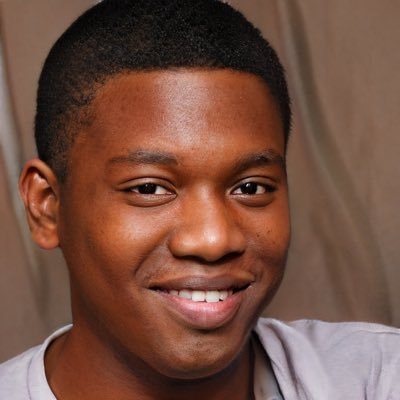
#> input picture day_1/media/GAN_detection_test_images/LHqV1HoV_400x400.jpg, 400 x 400 px; its folder holds only this picture in this run
$ python GAN_face_image_eye_detection.py
#> lines starting #> are read from the running program, lines starting #| are printed output that depends on the picture
import os
import random

import numpy as np
import cv2

haarcascade_classifiers_dir = "../local/py3_venv/lib/python3.8/site-packages/cv2/data/"

face_cascade = cv2.CascadeClassifier(haarcascade_classifiers_dir + "haarcascade_frontalface_default.xml")
eye_cascade = cv2.CascadeClassifier(haarcascade_classifiers_dir + "haarcascade_eye.xml")

images = {}

for img_file in os.listdir("media/GAN_detection_test_images"):

    if img_file == ".DS_Store":
        continue
    images[img_file] = cv2.imread("media/GAN_detection_test_images/" + img_file)

for name, img in images.items():

    gray = cv2.cvtColor(img, cv2.COLOR_BGR2GRAY)

    faces = face_cascade.detectMultiScale(gray, 1.3, 5)

    for (x, y, w, h) in faces:

        cv2.rectangle(img, (x, y), (x + w, y + h), (255, 0, 0), 2)

        face_x = x
        face_y = y
        face_w = w
        face_h = h

        roi_gray = gray[y:y + h, x:x + w]
        roi_color = img[y:y + h, x:x + w]

        eyes = eye_cascade.detectMultiScale(roi_gray)

        # groups of two rectangles that are likely to be a pair of eyes
        eye_pairs = []
        over_laps = []

        for (ex, ey, ew, eh) in eyes:

            eye_rectangle = [ex, ey, ex + ew, ey + eh]

            horizontal_cousins_count = 0

            for (c_ex, c_ey, c_ew, c_eh) in eyes:

                test_rectangle = [c_ex, c_ey, c_ex + c_ew, c_ey + c_eh]
                if eye_rectangle == test_rectangle:
                    # same rectangle
                    continue

                # filter out rectangles that have overlaps. These probably aren't eyes
                if not (eye_rectangle[0] >= test_rectangle[2] or
                        eye_rectangle[2] <= test_rectangle[0] or
                        eye_rectangle[3] <= test_rectangle[1] or
                        eye_rectangle[1] >= test_rectangle[3]):
                    over_laps.append(eye_rectangle)
                    continue

                # filter out rectangles have no or more than one other rectangle on the horizontal plane
                if set(range(eye_rectangle[1], eye_rectangle[3])).intersection(set(range(test_rectangle[1], test_rectangle[3]))):
                    if horizontal_cousins_count > 0:
                        continue
                    sorted_pair = sorted([eye_rectangle, test_rectangle])
                    if sorted_pair not in eye_pairs:
                        eye_pairs.append(sorted_pair)
                    horizontal_cousins_count += 1

        # remove any pairs that have over lapping rectangles that of other "eyes"
        eye_pairs_no_overlap = list(filter(lambda pair: pair[0] not in over_laps and pair[1] not in over_laps, eye_pairs))

        vertical_mid_point = face_h / 2
        delta = -1
        most_likely_eye_pair = None
        for eye_pair in eye_pairs_no_overlap:
            mid = max(eye_pair[0][3] - ((eye_pair[0][3] - eye_pair[0][1]) / 2),
                      eye_pair[1][3] - ((eye_pair[1][3] - eye_pair[1][1]) / 2))
            if delta == -1 or abs(vertical_mid_point - mid) < delta:
                delta = abs(vertical_mid_point - mid)
                most_likely_eye_pair = eye_pair

            #k = min(map(eye_pairs_no_overlap))

        #color = (random.randrange(0,255), random.randrange(0,255), random.randrange(0,255))
        color = (0,255,0)
        cv2.rectangle(roi_color,
                      (most_likely_eye_pair[0][0], most_likely_eye_pair[0][1]),
                      (most_likely_eye_pair[0][2], most_likely_eye_pair[0][3]),
                      color,
                      2)
        cv2.rectangle(roi_color,
                      (most_likely_eye_pair[1][0], most_likely_eye_pair[1][1]),
                      (most_likely_eye_pair[1][2], most_likely_eye_pair[1][3]),
                      color,
                      2)

        #cv2.rectangle(roi_color, (ex, ey), (ex + ew, ey + eh), (0, 255, 0), 2)

    cv2.imshow(name, img[face_y:face_y+face_h, face_x:face_x+face_w])
#> this loop made 1 pass
#> (name, faces) on pass 1: ('LHqV1HoV_400x400.jpg', [[58, 78, 272, 272]])
#> pass 1, `gray = cv2.cvtColor(img, cv2.COLOR_BGR2GRAY)`:
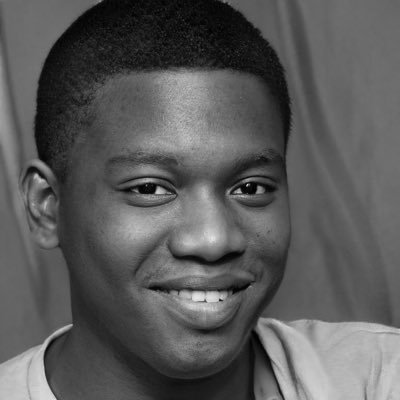
#> gray: shape (400, 400); min 0, max 231, mean 89.8
#> pass 1, `cv2.imshow(name, img[face_y:face_y+face_h, face_x:face_x+face_w])`:
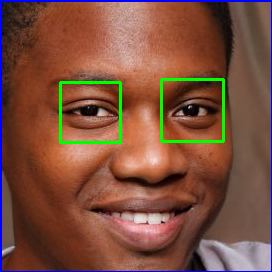
#> window 'LHqV1HoV_400x400.jpg': shape (272, 272, 3); mean B, G, R 61.9, 79.5, 124.3
#> after the loop:
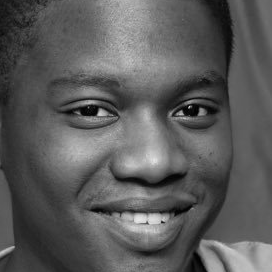
#> roi_gray: shape (272, 272); min 0, max 231, mean 91

cv2.waitKey(0)
cv2.destroyAllWindows()

$ run again, on day_1/media/GAN_detection_test_images/this-person-does-not-exist-image-4.jpg
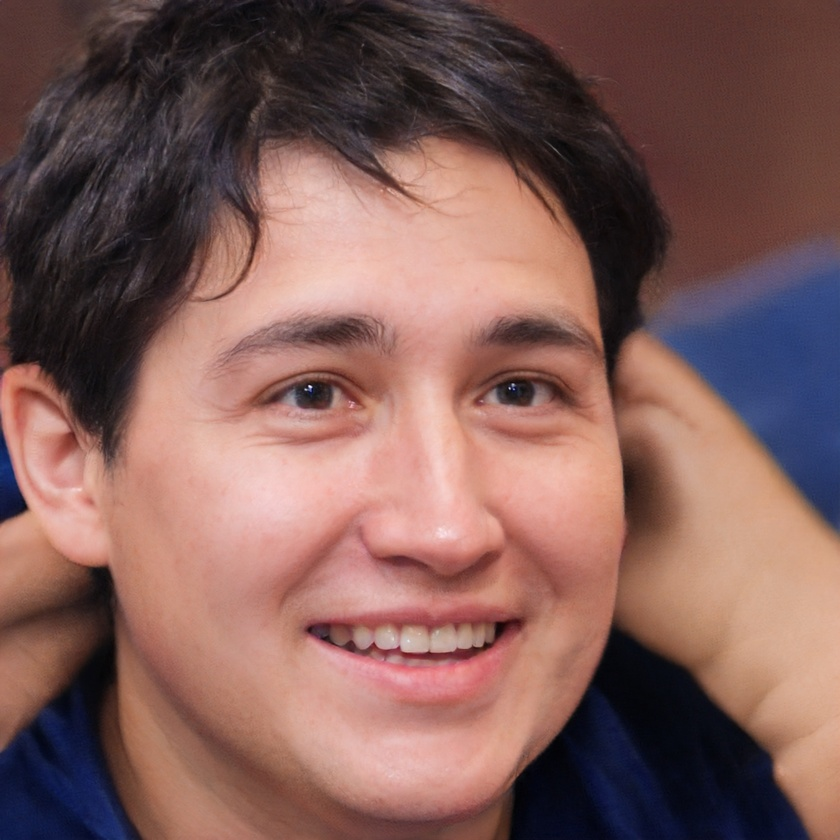
#> input picture day_1/media/GAN_detection_test_images/this-person-does-not-exist-image-4.jpg, 840 x 840 px, shrunk from 1024 x 1024 before the run
#> the loop `for name, img in images.items(): ` made 1 pass
#> (name, faces) on pass 1: ('this-person-does-not-exist-image-4.jpg', [[112, 149, 610, 610]])
#> pass 1, `gray = cv2.cvtColor(img, cv2.COLOR_BGR2GRAY)`:
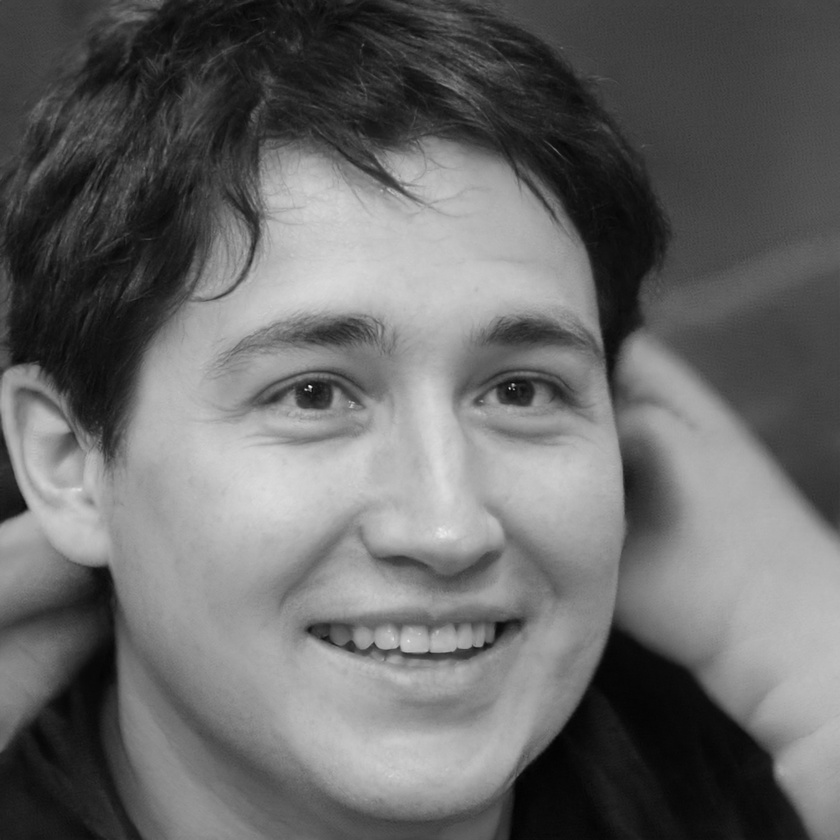
#> gray: shape (840, 840); min 1, max 247, mean 104.7
#> after the loop `for name, img in images.items():`:
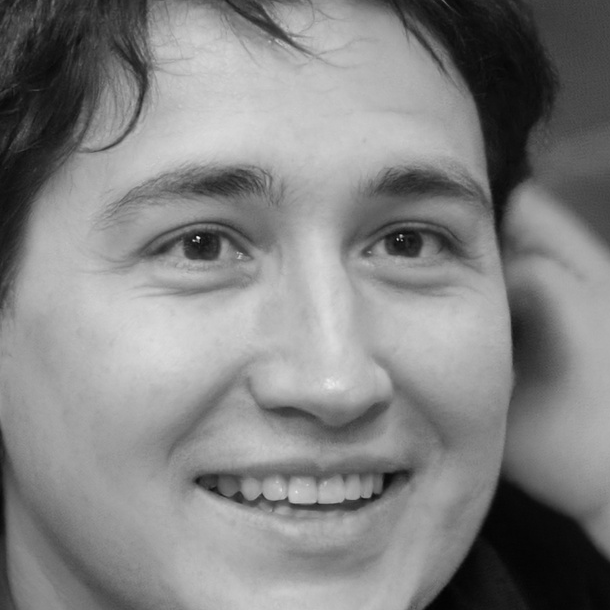
#> roi_gray: shape (610, 610); min 2, max 247, mean 131

$ run again, on day_1/media/GAN_detection_test_images/this-person-does-not-exist-image-5.jpg
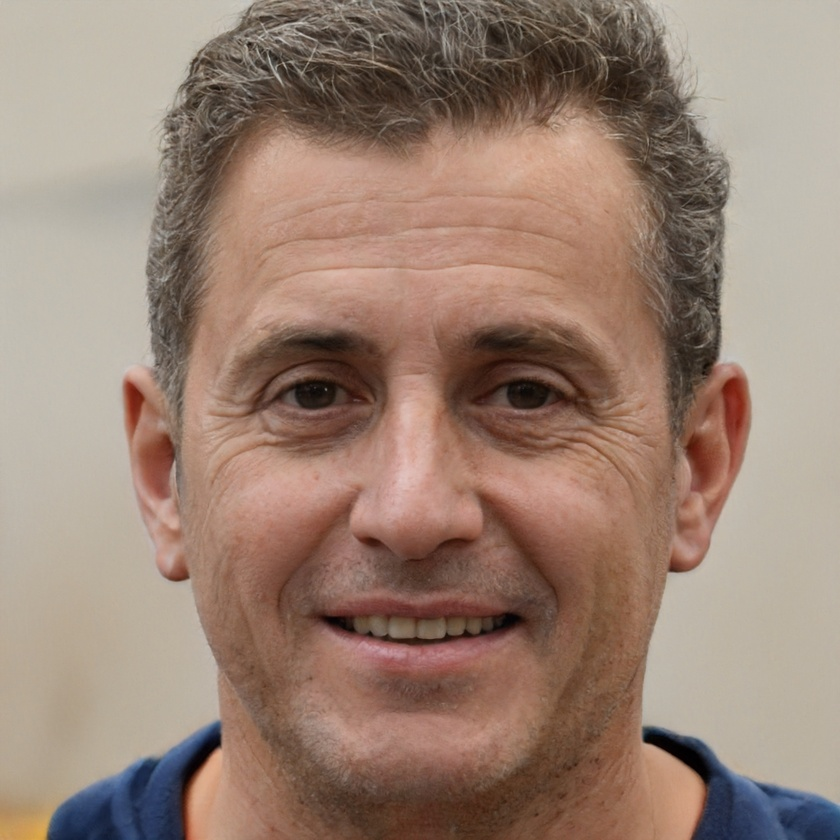
#> input picture day_1/media/GAN_detection_test_images/this-person-does-not-exist-image-5.jpg, 840 x 840 px, shrunk from 1024 x 1024 before the run
#> the loop `for name, img in images.items(): ` made 1 pass
#> (name, faces) on pass 1: ('this-person-does-not-exist-image-5.jpg', [[100, 143, 635, 635]])
#> pass 1, `gray = cv2.cvtColor(img, cv2.COLOR_BGR2GRAY)`:
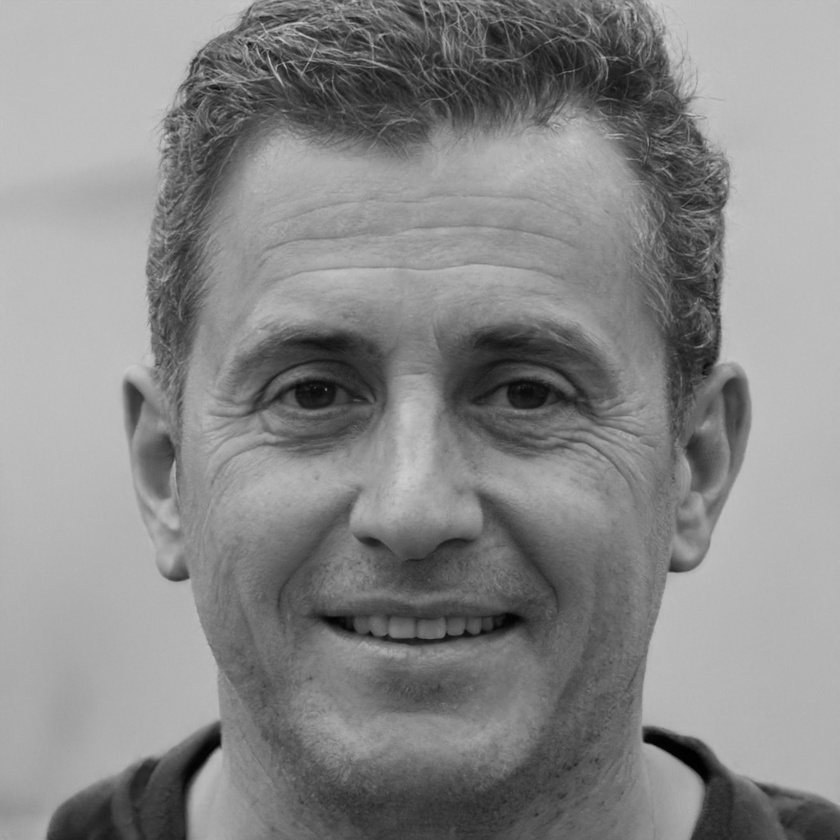
#> gray: shape (840, 840); min 0, max 208, mean 135.6
#> after the loop `for name, img in images.items():`:
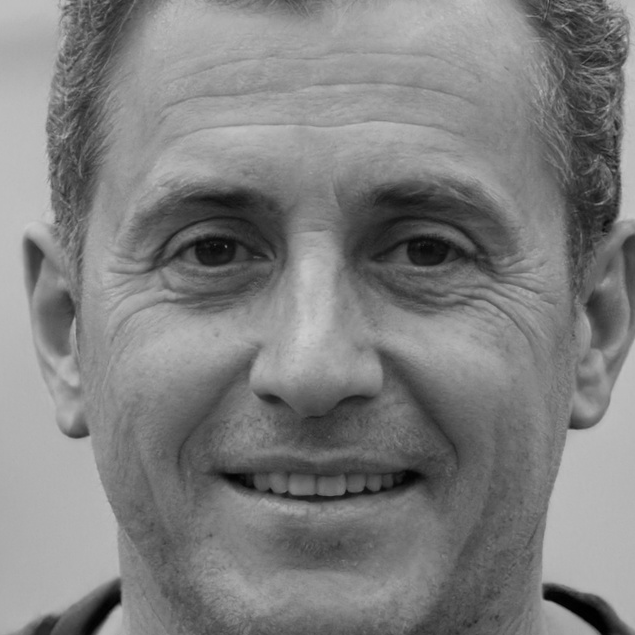
#> roi_gray: shape (635, 635); min 0, max 205, mean 127.4

$ run again, on day_1/media/GAN_detection_test_images/this-person-does-not-exist-image.jpg
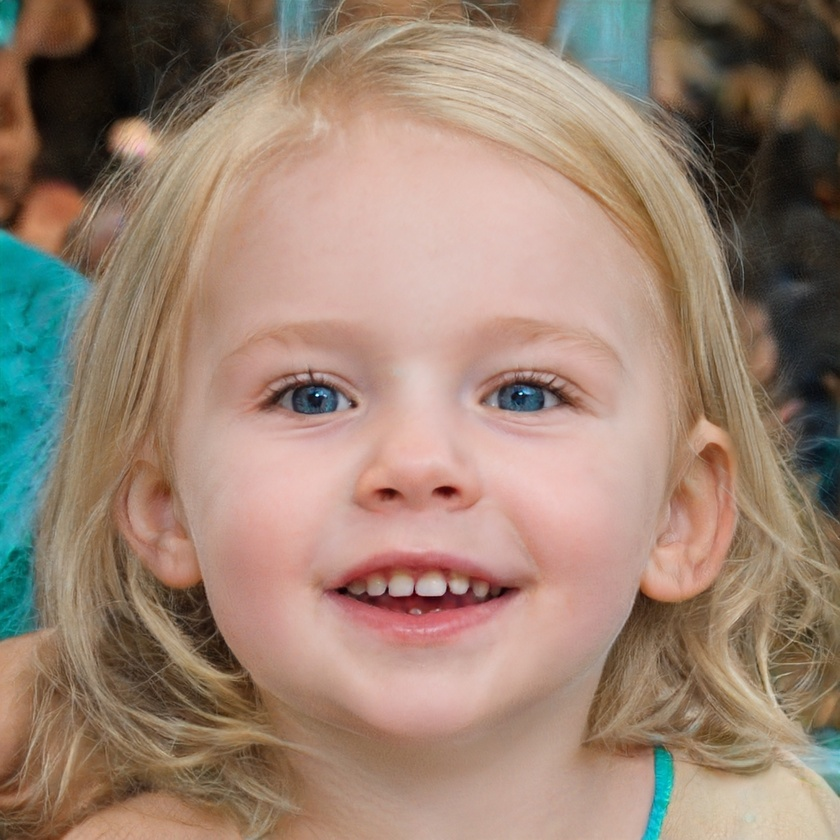
#> input picture day_1/media/GAN_detection_test_images/this-person-does-not-exist-image.jpg, 840 x 840 px, shrunk from 1024 x 1024 before the run
#> the loop `for name, img in images.items(): ` made 1 pass
#> (name, faces) on pass 1: ('this-person-does-not-exist-image.jpg', [[101, 118, 660, 660]])
#> pass 1, `gray = cv2.cvtColor(img, cv2.COLOR_BGR2GRAY)`:
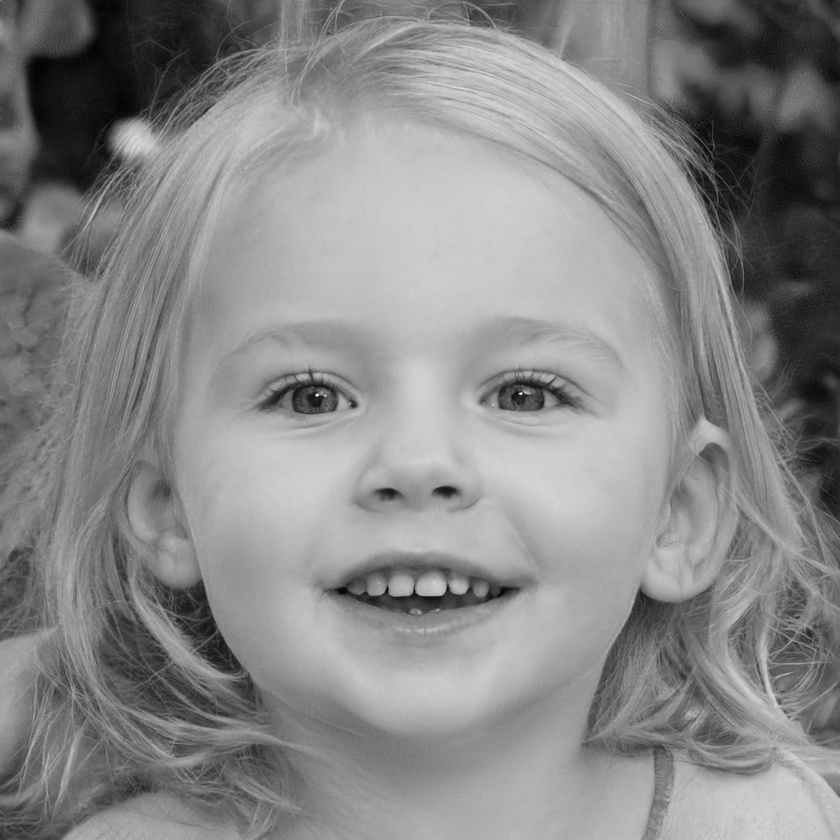
#> gray: shape (840, 840); min 2, max 245, mean 136.1
#> after the loop `for name, img in images.items():`:
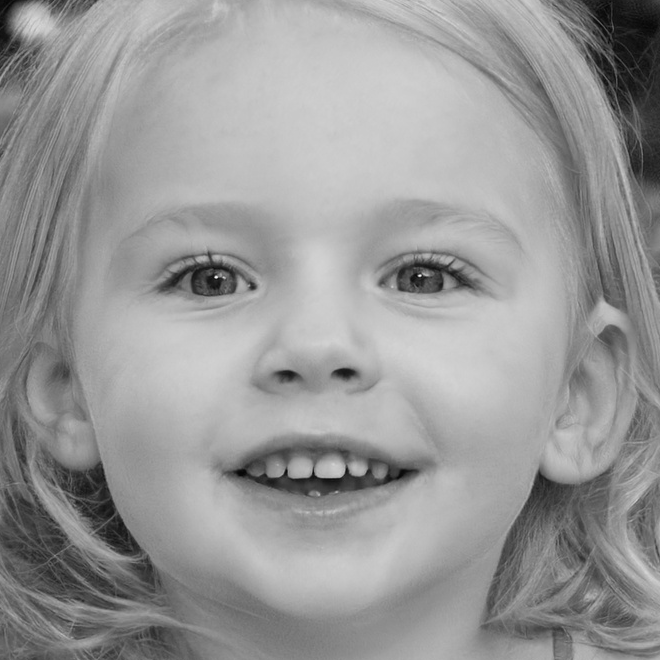
#> roi_gray: shape (660, 660); min 6, max 245, mean 151.8

$ run again, on day_1/media/GAN_detection_test_images/this-person-does-not-exist-image-1.jpg
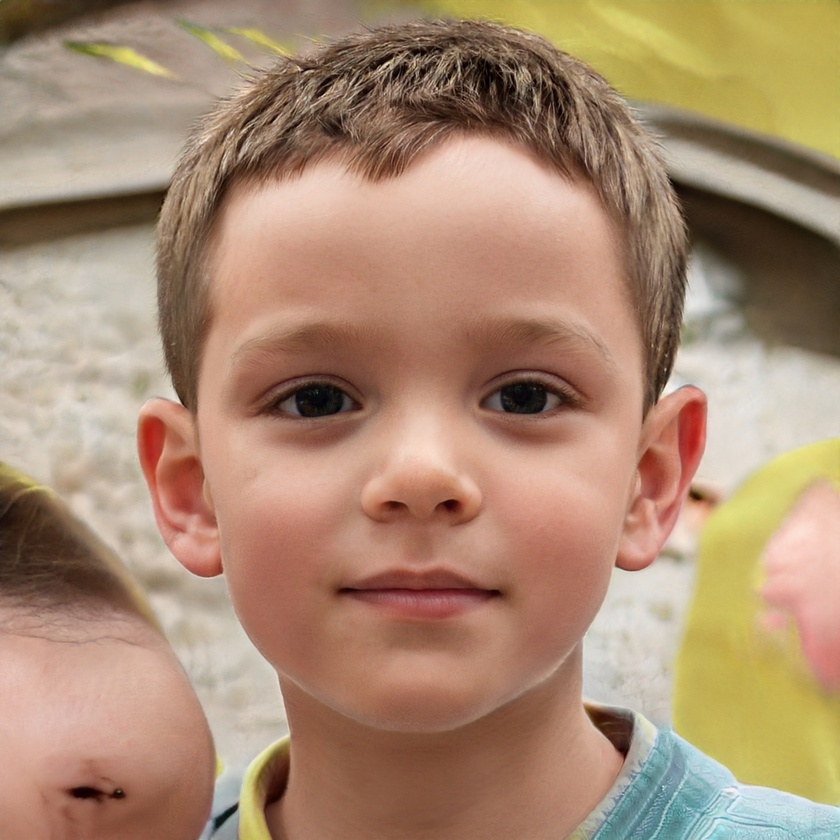
#> input picture day_1/media/GAN_detection_test_images/this-person-does-not-exist-image-1.jpg, 840 x 840 px, shrunk from 1024 x 1024 before the run
#> the loop `for name, img in images.items(): ` made 1 pass
#> (name, faces) on pass 1: ('this-person-does-not-exist-image-1.jpg', [[128, 153, 605, 605]])
#> pass 1, `gray = cv2.cvtColor(img, cv2.COLOR_BGR2GRAY)`:
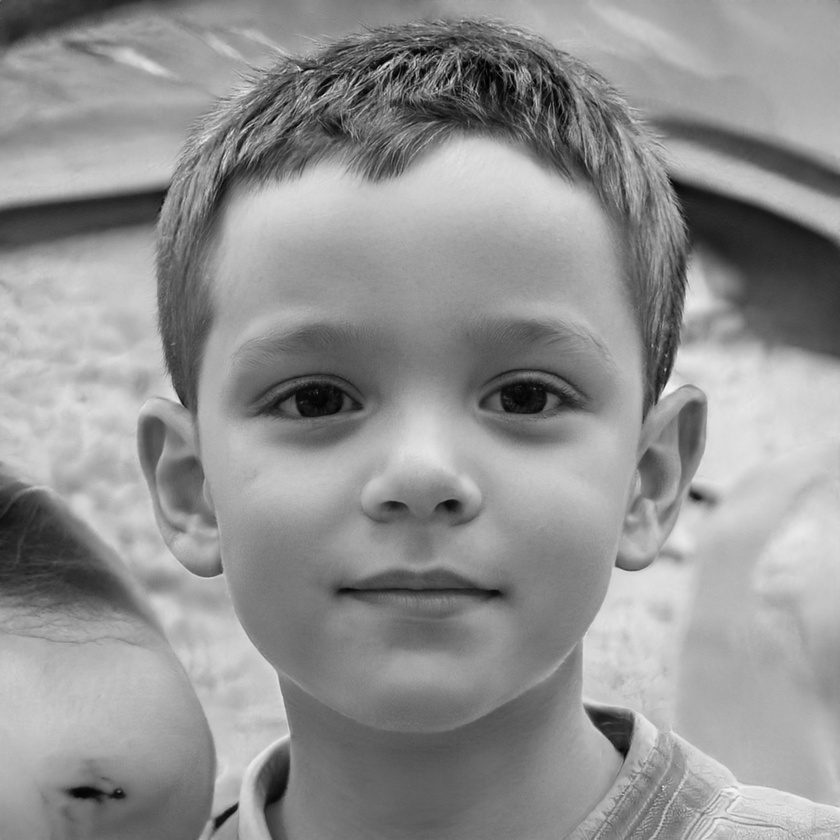
#> gray: shape (840, 840); min 1, max 249, mean 145.8
#> after the loop `for name, img in images.items():`:
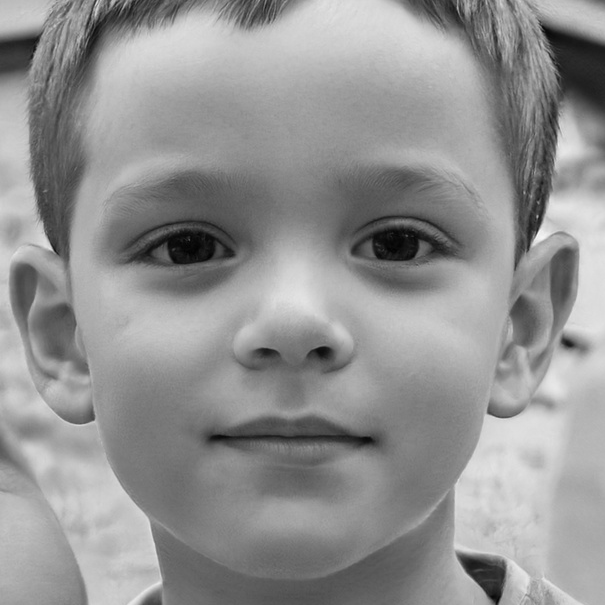
#> roi_gray: shape (605, 605); min 2, max 249, mean 146.7
